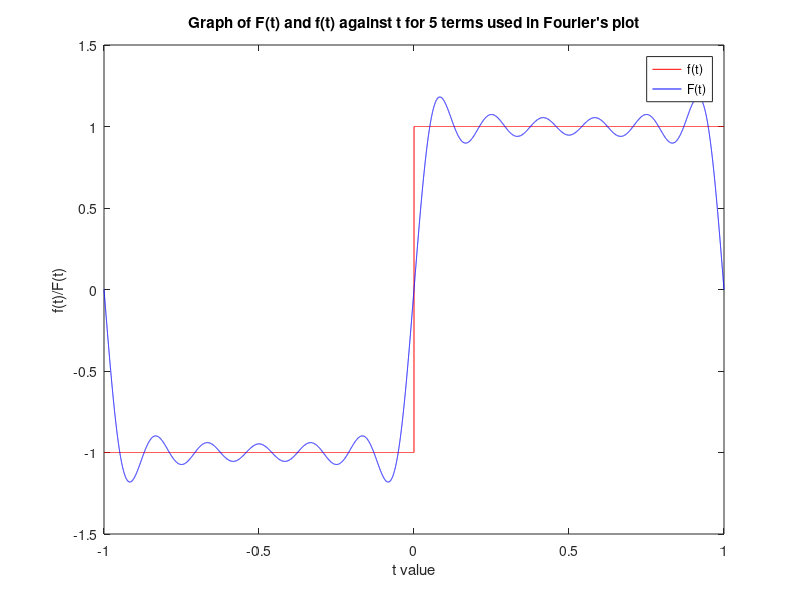

Reproduce this figure in MATLAB.
% Name: Andrew Pang
% Date: 19 APR 2019  
% Task 3 :  Fourier series
clear all; close all; clc;    

%create a row vector time from -1 to 1
time = -1:0.0001:1;
% createempty vector ft
ft = [];

%for loop that runs through every value of time
for t = time
    
    %if time is less than 0 then ft = -1, 
    %elseif more than 0, ft = 1
    %else, ft = 0
    %the vector ft exapnds with the increasing new elements added to it
    %in the end vector size ft = vector size time
    if t < 0 
        ft = [ ft -1];
        
    elseif t > 0 
        ft = [ ft 1];
        
    else
        ft = [ ft 0];
        
    end
    
        
end

%promts the user for maximum number of input
n = input('Enter maximum number : ');
%calc is a cumulative counter
calc = 0;

%for loop that runs through all numbers between 0 and maximum number
%in each loop the answer is added to calc itself
for x = 0:1:n
    calc = calc + (1/(2*x+1))*sin(((2*x +1)*pi*time)/1);
    
end

%gets the final answer 
answer = (4*calc)/pi;

%plots a graph of f(t) against time (square wave fn)
plot(time,ft,'r-');
hold on;

%plots the graph of F(t) agaisnt time (Fourier's transform)
plot(time,answer,'b-');

%labels the axes, adds a legend and title
xlabel('t value');
ylabel('f(t)/F(t)');
legend('f(t)','F(t)','northwest');
title(["Graph of F(t) and f(t) against t for ", num2str(n), " terms used in Fourier's plot"]);






